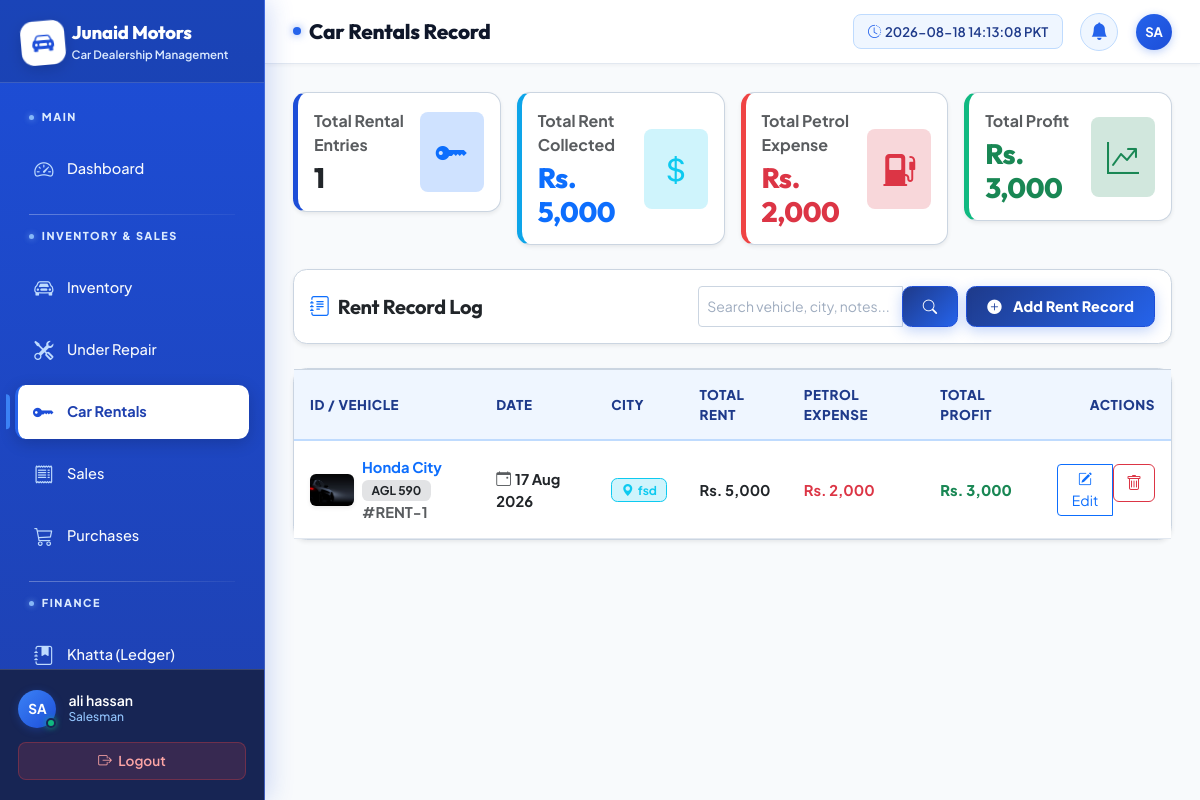
Screenshot of /inventory/rentals/ (signed in) with the database file from the repository.
### apps/staff/models.py (models this page shows, shortened)
class StaffProfile(models.Model):
    ROLE_CHOICES = [
        ('admin', 'Admin'),
        ('manager', 'Manager'),
        ('salesman', 'Salesman'),
        ('accountant', 'Accountant'),
    ]
    user = models.OneToOneField(User, on_delete=models.CASCADE)
    role = models.CharField(max_length=20, choices=ROLE_CHOICES)
    phone = models.CharField(max_length=20)
    is_active = models.BooleanField(default=True)

### apps/inventory/models.py (models this page shows, shortened)
class CarRent(models.Model):
    car = models.ForeignKey(Car, on_delete=models.CASCADE, related_name='rentals')
    date = models.DateField(help_text="Rental Date")
    city = models.CharField(max_length=150, help_text="Destination / City")
    total_rent = models.DecimalField(max_digits=12, decimal_places=2, help_text="Total Rent Amount (PKR)")
    petrol_expense = models.DecimalField(max_digits=12, decimal_places=2, default=0, help_text="Petrol Expense (PKR)")
    total_profit = models.DecimalField(max_digits=12, decimal_places=2, default=0, help_text="Total Profit (PKR)")
    notes = models.TextField(blank=True, help_text="Additional rental notes")
    created_at = models.DateTimeField(auto_now_add=True)

class Car(models.Model):
    STATUS_CHOICES = [
        ('available', 'Available'),
        ('reserved', 'Reserved'),
        ('sold', 'Sold'),
        ('under_repair', 'Under Repair'),
    ]
    name = models.CharField(max_length=200)
    model_year = models.IntegerField()
    color = models.CharField(max_length=100)
    registration_no = models.CharField(max_length=50, unique=True)
    purchase_price = models.DecimalField(max_digits=12, decimal_places=2)
    selling_price = models.DecimalField(max_digits=12, decimal_places=2)
    status = models.CharField(max_length=20, choices=STATUS_CHOICES, default='available')
    image = models.ImageField(upload_to='cars/', blank=True, null=True)
    video = models.FileField(upload_to='car_videos/', blank=True, null=True)
    entry_date = models.DateField(auto_now_add=True)
    notes = models.TextField(blank=True)

### apps/inventory/views.py (the view, shortened to what this page needs)
# urls.py: path('rentals/', views.rent_list, name='rent_list'),
@login_required
def rent_list(request):
    rentals = CarRent.objects.select_related('car').order_by('-date', '-pk')
    search = request.GET.get('search', '')
    total_rent_sum = rentals.aggregate(Sum('total_rent'))['total_rent__sum'] or 0
    petrol_expense_sum = rentals.aggregate(Sum('petrol_expense'))['petrol_expense__sum'] or 0
    total_profit_sum = rentals.aggregate(Sum('total_profit'))['total_profit__sum'] or 0
    return render(request, 'inventory/rent_list.html', {
        'rentals': rentals,
        'search': search,
        'total_count': rentals.count(),
        'total_rent_sum': total_rent_sum,
        'petrol_expense_sum': petrol_expense_sum,
        'total_profit_sum': total_profit_sum,
    })

### apps/dashboard/context_processors.py (called while the page is built)
def overdue_count(request):
    if request.user.is_authenticated:
        today = timezone.now().date()
        count = Installment.objects.filter(
            Q(status='overdue') | Q(status='pending', due_date__lt=today)
        ).count()
        return {'overdue_count': count}
    return {'overdue_count': 0}

### templates/inventory/rent_list.html (shortened to what this page needs)
{% extends 'base.html' %}
{% load humanize %}
{% block page_title %}Car Rentals Record{% endblock %}
{% block content %}
<div class="row g-3 mb-4">
  <div class="col-md-3">
    <div class="card shadow-sm border-0 bg-white p-3" style="border:1px solid #CBD5E1 !important; border-left: 5px solid #1D4ED8 !important;">
      <div class="d-flex align-items-center justify-content-between">
        <div>
          <span class="text-muted fw-bold fs-8 uppercase">Total Rental Entries</span>
          <h3 class="fw-extra-bold text-dark mb-0 mt-1">{{ total_count }}</h3>
        </div>
        <div class="p-3 bg-primary-subtle text-primary rounded-3">
          <i class="bi bi-key-fill fs-2"></i>
        </div>
      </div>
    </div>
  </div>
  <div class="col-md-3">
    <div class="card shadow-sm border-0 bg-white p-3" style="border:1px solid #CBD5E1 !important; border-left: 5px solid #0EA5E9 !important;">
      <div class="d-flex align-items-center justify-content-between">
        <div>
          <span class="text-muted fw-bold fs-8 uppercase">Total Rent Collected</span>
          <h3 class="fw-extra-bold text-primary mb-0 mt-1">Rs. {{ total_rent_sum|floatformat:0|intcomma }}</h3>
        </div>
        <div class="p-3 bg-info-subtle text-info rounded-3">
          <i class="bi bi-currency-dollar fs-2"></i>
        </div>
      </div>
    </div>
  </div>
  <div class="col-md-3">
    <div class="card shadow-sm border-0 bg-white p-3" style="border:1px solid #CBD5E1 !important; border-left: 5px solid #EF4444 !important;">
      <div class="d-flex align-items-center justify-content-between">
        <div>
          <span class="text-muted fw-bold fs-8 uppercase">Total Petrol Expense</span>
          <h3 class="fw-extra-bold text-danger mb-0 mt-1">Rs. {{ petrol_expense_sum|floatformat:0|intcomma }}</h3>
        </div>
        <div class="p-3 bg-danger-subtle text-danger rounded-3">
          <i class="bi bi-fuel-pump-fill fs-2"></i>
        </div>
      </div>
    </div>
  </div>
  <div class="col-md-3">
    <div class="card shadow-sm border-0 bg-white p-3" style="border:1px solid #CBD5E1 !important; border-left: 5px solid #10B981 !important;">
      <div class="d-flex align-items-center justify-content-between">
        <div>
          <span class="text-muted fw-bold fs-8 uppercase">Total Profit</span>
          <h3 class="fw-extra-bold text-success mb-0 mt-1">Rs. {{ total_profit_sum|floatformat:0|intcomma }}</h3>
        </div>
        <div class="p-3 bg-success-subtle text-success rounded-3">
          <i class="bi bi-graph-up-arrow fs-2"></i>
        </div>
      </div>
    </div>
  </div>
</div>
<div class="card shadow-sm border-0 mb-4" style="border:1px solid #CBD5E1 !important;">
  <div class="card-body p-3">
    <div class="d-flex flex-wrap align-items-center justify-content-between gap-3">
      <h5 class="mb-0 fw-bold text-dark"><i class="bi bi-journal-text me-2 text-primary"></i>Rent Record Log</h5>
      <div class="d-flex align-items-center gap-2">
        <form method="get" action="" class="d-flex gap-2">
          <div class="input-group input-group-sm" style="width: 260px;">
            <input type="text" name="search" class="form-control" placeholder="Search vehicle, city, notes..." value="{{ search }}">
            <button class="btn btn-primary" type="submit"><i class="bi bi-search"></i></button>
          </div>
        </form>
        <a href="{% url 'add_rent' %}" class="btn btn-primary fw-bold btn-sm px-3 shadow-sm">
          <i class="bi bi-plus-circle-fill me-1"></i> Add Rent Record
        </a>
      </div>
    </div>
  </div>
</div>
<div class="card shadow-sm border-0" style="border:1px solid #CBD5E1 !important;">
  <div class="table-responsive">
    <table class="table table-hover align-middle mb-0">
      <thead class="bg-primary text-white">
        <tr>
          <th class="ps-3">ID / Vehicle</th>
          <th>Date</th>
          <th>City</th>
          <th>Total Rent</th>
          <th>Petrol Expense</th>
          <th>Total Profit</th>
          <th class="pe-3 text-end">Actions</th>
        </tr>
      </thead>
      <tbody>
        {% for rent in rentals %}
        <tr>
          <td class="ps-3">
            <div class="d-flex align-items-center gap-2">
              {% if rent.car.image %}
                <img src="{{ rent.car.image.url }}" alt="{{ rent.car.name }}" class="rounded shadow-sm" style="width: 44px; height: 32px; object-fit: cover;">
              {% else %}
                <div class="bg-light rounded d-flex align-items-center justify-content-center border" style="width: 44px; height: 32px;">
                  <i class="bi bi-car-front text-muted"></i>
                </div>
              {% endif %}
              <div>
                <a href="{% url 'car_detail' rent.car.pk %}" class="fw-bold text-primary text-decoration-none d-block fs-7">
                  {{ rent.car.name }}
                </a>
                <span class="badge bg-secondary-subtle text-dark fs-8">{{ rent.car.registration_no }}</span>
                <span class="text-muted fs-8">#RENT-{{ rent.pk }}</span>
              </div>
            </div>
          </td>
          <td>
            <div class="fw-bold text-dark fs-7"><i class="bi bi-calendar-event me-1 text-muted"></i>{{ rent.date|date:"d M Y" }}</div>
          </td>
          <td>
            <span class="badge bg-info-subtle text-info border border-info fw-bold fs-7">
              <i class="bi bi-geo-alt-fill me-1"></i>{{ rent.city }}
            </span>
          </td>
          <td>
            <div class="fw-bold text-dark fs-7">Rs. {{ rent.total_rent|floatformat:0|intcomma }}</div>
          </td>
          <td>
            <div class="fw-bold text-danger fs-7">Rs. {{ rent.petrol_expense|floatformat:0|intcomma }}</div>
          </td>
          <td>
            <div class="fw-extra-bold text-success fs-7">
              Rs. {{ rent.total_profit|floatformat:0|intcomma }}
            </div>
          </td>
          <td class="pe-3 text-end">
            <div class="btn-group btn-group-sm" role="group">
              <a href="{% url 'edit_rent' rent.pk %}" class="btn btn-outline-primary" title="Edit Record">
                <i class="bi bi-pencil-square"></i> Edit
              </a>
              <form method="post" action="{% url 'delete_rent' rent.pk %}" class="d-inline" onsubmit="return confirm('Are you sure you want to delete Rent Record #{{ rent.pk }}?');">
                <button type="submit" class="btn btn-outline-danger" title="Delete">
                  <i class="bi bi-trash"></i>
                </button>
              </form>
            </div>
          </td>
        </tr>
        {% endfor %}
      </tbody>
    </table>
  </div>
</div>
{% endblock %}

### templates/base.html (shortened to what this page needs)
{% load static %}
{% load humanize %}
<!DOCTYPE html>
<html lang="en" data-bs-theme="light">
<head>
  <link rel="stylesheet" href="https://cdn.jsdelivr.net/npm/bootstrap@5.3.3/dist/css/bootstrap.min.css">
  <link rel="stylesheet" href="https://cdn.jsdelivr.net/npm/bootstrap-icons@1.11.3/font/bootstrap-icons.min.css">
  <link rel="stylesheet" href="{% static 'css/tailwind.css' %}?v=12.0">
  <link rel="stylesheet" href="{% static 'css/custom.css' %}?v=12.0">
  <link rel="stylesheet" href="{% static 'css/animations.css' %}?v=12.0">
</head>
<body>
<nav id="sidebar">
  <div class="sidebar-logo">
    <div class="d-flex align-items-center gap-2">
      <div class="logo-icon-badge">
        <i class="bi bi-car-front-fill"></i>
      </div>
      <div>
        <h4>Junaid Motors</h4>
        <span>Car Dealership Management</span>
      </div>
    </div>
  </div>
  <div class="sidebar-nav">
    <span class="nav-section-label">Main</span>
    <a href="{% url 'dashboard' %}" class="sidebar-link {% if request.resolver_match.url_name == 'dashboard' %}active{% endif %}">
      <i class="bi bi-speedometer2"></i> <span>Dashboard</span>
    </a>
    <span class="nav-section-label">Inventory &amp; Sales</span>
    <a href="{% url 'inventory_list' %}" class="sidebar-link {% if 'inventory' in request.path and 'repair' not in request.path and 'rent' not in request.path %}active{% endif %}">
      <i class="bi bi-car-front"></i> <span>Inventory</span>
    </a>
    <a href="{% url 'repair_list' %}" class="sidebar-link {% if 'repair' in request.path %}active{% endif %}">
      <i class="bi bi-tools"></i> <span>Under Repair</span>
    </a>
    <a href="{% url 'rent_list' %}" class="sidebar-link {% if 'rent' in request.path %}active{% endif %}">
      <i class="bi bi-key-fill"></i> <span>Car Rentals</span>
    </a>
    <a href="{% url 'sales_list' %}" class="sidebar-link {% if 'sale' in request.path %}active{% endif %}">
      <i class="bi bi-receipt"></i> <span>Sales</span>
    </a>
    <a href="{% url 'purchase_list' %}" class="sidebar-link {% if 'purchase' in request.path %}active{% endif %}">
      <i class="bi bi-cart3"></i> <span>Purchases</span>
    </a>
    <span class="nav-section-label">Finance</span>
    <a href="{% url 'khatta_list' %}" class="sidebar-link {% if 'khatta' in request.path %}active{% endif %}">
      <i class="bi bi-journal-bookmark-fill"></i> <span>Khatta (Ledger)</span>
    </a>
  </div>
  <div class="sidebar-footer">
    <div class="user-info">
      <div class="avatar-container">
        <div class="avatar-circle">{{ request.user.username|upper|slice:":2" }}</div>
        <span class="status-indicator online"></span>
      </div>
      <div>
        <div class="user-name">{{ request.user.get_full_name|default:request.user.username }}</div>
        <div class="user-role">
          {% if request.user.staffprofile %}{{ request.user.staffprofile.get_role_display }}{% else %}Admin{% endif %}
        </div>
      </div>
    </div>
    <a href="{% url 'staff_logout' %}" class="btn-logout w-100 text-center d-block">
      <i class="bi bi-box-arrow-right me-1"></i> Logout
    </a>
  </div>
</nav>
<div id="main-content">
  <div id="top-navbar">
    <div class="d-flex align-items-center gap-3">
      <h1 class="page-title">{% block page_title %}Dashboard{% endblock %}</h1>
    </div>
    <div class="navbar-actions">
      <div id="live-clock-wrapper">
        <i class="bi bi-clock-history text-amber me-1"></i>
        <span id="live-clock"></span>
      </div>
      <a href="{% url 'installment_list' %}?status=overdue" class="notif-btn text-decoration-none" title="Notifications">
        <i class="bi bi-bell-fill"></i>
      </a>
      <div class="avatar-circle navbar-avatar" title="{{ request.user.username }}">{{ request.user.username|upper|slice:":2" }}</div>
    </div>
  </div>
  <div id="content-area">
    {% block content %}{% endblock %}
  </div>
</div>
</body>
</html>

### static/css/animations.css (style rules this page uses)
.card, .stat-card, .inventory-card, .lead-card, .form-section-card { transition: transform 0.25s cubic-bezier(0.4, 0, 0.2, 1), box-shadow 0.25s cubic-bezier(0.4, 0, 0.2, 1), border-color 0.25s ease; }
button, .btn, .btn-amber, .btn-primary, .btn-ghost, .btn-outline-amber, .quick-action-btn { transition: all 0.2s cubic-bezier(0.4, 0, 0.2, 1) !important; }
.table tbody tr { transition: background-color 0.18s ease, transform 0.18s ease; }

### rows the page displays
CarRent: car.image (picture), car.name "Honda City", car.registration_no "AGL 590", pk "1", date "17 Aug 2026", city "fsd", total_rent "5,000", petrol_expense "2,000", total_profit "3,000"

### other values shown
{{ request.user.username|upper|slice:":2" }} "SA"
{{ request.user.get_full_name|default:request.user.username }} "ali hassan"
{{ request.user.staffprofile.get_role_display }} "Salesman"
{{ total_count }} "1"
{{ total_rent_sum|floatformat:0|intcomma }} "5,000"
{{ petrol_expense_sum|floatformat:0|intcomma }} "2,000"
{{ total_profit_sum|floatformat:0|intcomma }} "3,000"
